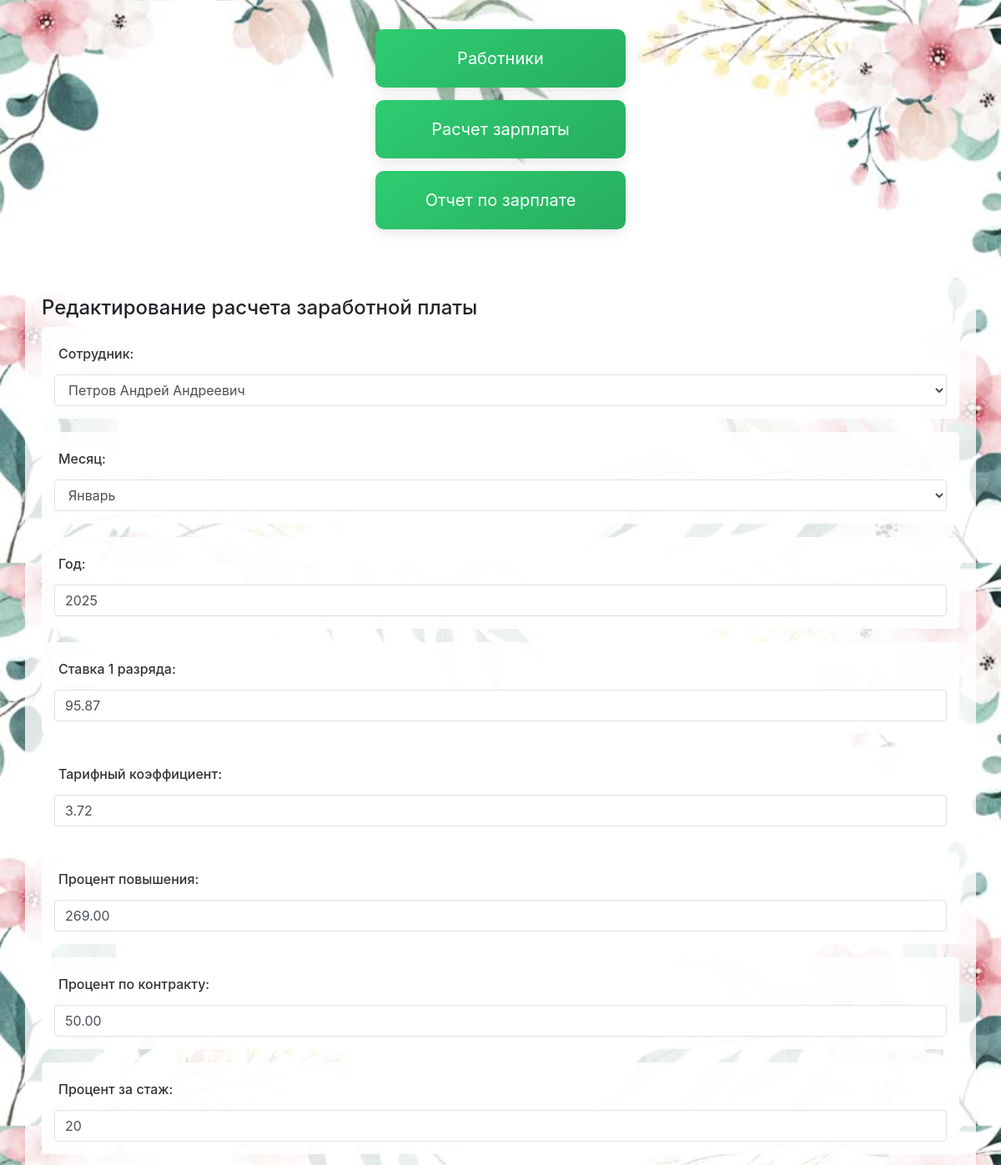
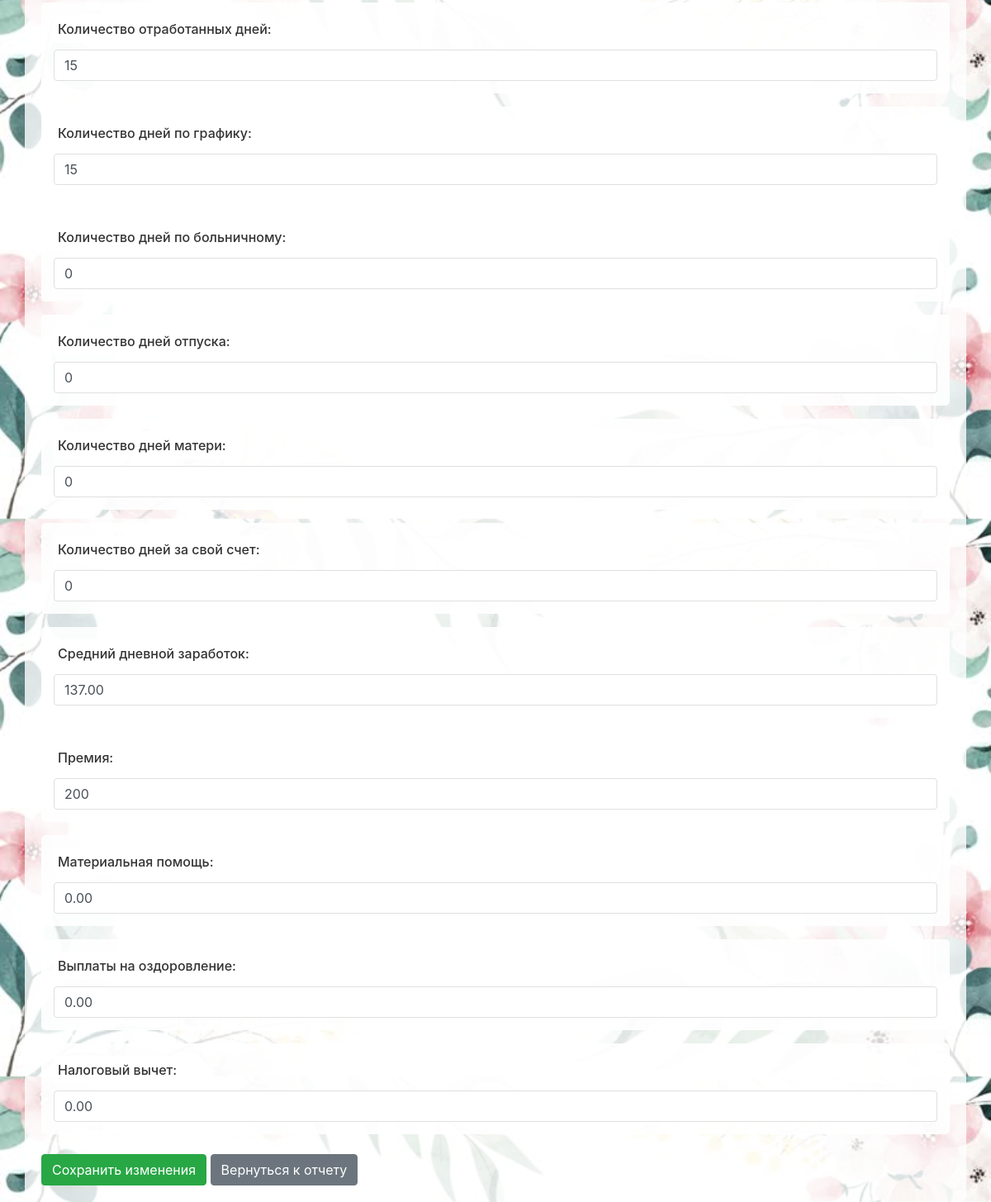
Screenshot of /payroll/salary-edit/26/ with the database file from the repository (2 pictures, top to bottom).
### payroll/models.py (models this page shows, shortened)
class EmployeeSalary(models.Model):
    employee = models.ForeignKey(Employee, on_delete=models.CASCADE)
    month = models.IntegerField()
    year = models.IntegerField()
    rate_1 = models.DecimalField(max_digits=10, decimal_places=2, default=0)
    tariff_coef = models.DecimalField(max_digits=5, decimal_places=2, default=0)
    increase_percent = models.DecimalField(max_digits=5, decimal_places=2, default=0)
    contract_percent = models.DecimalField(max_digits=5, decimal_places=2, default=0)
    percent_experience = models.IntegerField(default=0)
    days_worked = models.IntegerField(default=0)
    schedule_days = models.DecimalField(max_digits=5, decimal_places=0, default=0)
    sick_days = models.IntegerField(default=0)
    vacation_days = models.DecimalField(max_digits=5, decimal_places=0, default=0)
    maternity_days = models.DecimalField(max_digits=5, decimal_places=0, default=0)
    unpaid_days = models.DecimalField(max_digits=5, decimal_places=0, default=0)
    daily_rate = models.DecimalField(max_digits=10, decimal_places=2, default=0)
    bonus = models.IntegerField(
        verbose_name='Премия',
        default=0
    )
    material_assistance = models.DecimalField(max_digits=10, decimal_places=2, default=0)
    tax_deduction = models.DecimalField(max_digits=10, decimal_places=2, default=0)
    health_payment = models.DecimalField(max_digits=10, decimal_places=2, default=0)
    taxable_income = models.DecimalField(
        max_digits=10,
        decimal_places=2,
        default=0,
        verbose_name='Налогооблагаемая база'
    )
    total_salary = models.DecimalField(max_digits=10, decimal_places=2, default=0)
    final_salary = models.DecimalField(max_digits=10, decimal_places=2, default=0)
    bonus_service = models.DecimalField(max_digits=10, decimal_places=2, default=0)
    sick_pay = models.DecimalField(max_digits=10, decimal_places=2, default=0)
    vacation_pay = models.DecimalField(max_digits=10, decimal_places=2, default=0)
    maternity_pay = models.DecimalField(max_digits=10, decimal_places=2, default=0)
    unpaid_pay = models.DecimalField(max_digits=10, decimal_places=2, default=0)
    created_at = models.DateTimeField(auto_now_add=True)
    income_tax = models.DecimalField(max_digits=10, decimal_places=2, default=0)
    pension_fund = models.DecimalField(max_digits=10, decimal_places=2, default=0)
    union_fee = models.DecimalField(max_digits=10, decimal_places=2, default=0)
    class Meta:
        ordering = ['-created_at']
        db_table = 'payroll_employeesalary'

### payroll/views.py (the view, shortened to what this page needs)
# urls.py: path('salary-edit/<int:pk>/', SalaryEditView.as_view(), name='salary_edit'),
class SalaryEditView(UpdateView):
    model = EmployeeSalary
    form_class = TimeSheetForm
    template_name = 'payroll/salary_edit.html'
    success_url = '/payroll/salary-report/'
    def get_initial(self):
        initial = super().get_initial()
        obj = self.get_object()
        initial.update({
            'employee': obj.employee,
            'month': obj.month,
            'year': obj.year,
            'days_worked': obj.days_worked,
            'schedule_days': obj.schedule_days,
            'rate_1': obj.rate_1,
            'tariff_coef': obj.tariff_coef,
            'percent_experience': obj.percent_experience,
            'increase_percent': obj.increase_percent,
            'contract_percent': obj.contract_percent,
            'bonus': obj.bonus,
            'sick_days': obj.sick_days,
            'vacation_days': obj.vacation_days,
            'maternity_days': obj.maternity_days,
            'unpaid_days': obj.unpaid_days,
            'daily_rate': obj.daily_rate,
            'material_assistance': obj.material_assistance,
            'health_payment': obj.health_payment,
            'tax_deduction': obj.tax_deduction,
        })
        return initial

### employees/models.py (called while the page is built)
    def __str__(self):
        return f"{self.full_name}"

### payroll/templates/payroll/salary_edit.html (shortened to what this page needs)
{% extends 'base.html' %}
{% block content %}
<div class="container mt-4">
    <h2>Редактирование расчета заработной платы</h2>
    <form method="post">
        <div class="form-group mb-3">
            {{ form.employee.label_tag }}
            {{ form.employee }}
        </div>
        <div class="form-group mb-3">
            {{ form.month.label_tag }}
            {{ form.month }}
        </div>
        <div class="form-group mb-3">
            {{ form.year.label_tag }}
            {{ form.year }}
        </div>
        <div class="form-group mb-3">
            {{ form.rate_1.label_tag }}
            {{ form.rate_1 }}
        </div>
        <div class="form-group mb-3">
            {{ form.tariff_coef.label_tag }}
            {{ form.tariff_coef }}
        </div>
        <div class="form-group mb-3">
            {{ form.increase_percent.label_tag }}
            {{ form.increase_percent }}
        </div>
        <div class="form-group mb-3">
            {{ form.contract_percent.label_tag }}
            {{ form.contract_percent }}
        </div>
        <div class="form-group mb-3">
            {{ form.percent_experience.label_tag }}
            {{ form.percent_experience }}
        </div>
        <div class="form-group mb-3">
            {{ form.days_worked.label_tag }}
            {{ form.days_worked }}
        </div>
        <div class="form-group mb-3">
            {{ form.schedule_days.label_tag }}
            {{ form.schedule_days }}
        </div>
        <div class="form-group mb-3">
            {{ form.sick_days.label_tag }}
            {{ form.sick_days }}
        </div>
        <div class="form-group mb-3">
            {{ form.vacation_days.label_tag }}
            {{ form.vacation_days }}
        </div>
        <div class="form-group mb-3">
            {{ form.maternity_days.label_tag }}
            {{ form.maternity_days }}
        </div>
        <div class="form-group mb-3">
            {{ form.unpaid_days.label_tag }}
            {{ form.unpaid_days }}
        </div>
        <div class="form-group mb-3">
            {{ form.daily_rate.label_tag }}
            {{ form.daily_rate }}
        </div>
        <div class="form-group mb-3">
            {{ form.bonus.label_tag }}
            {{ form.bonus }}
        </div>
        <div class="form-group mb-3">
            {{ form.material_assistance.label_tag }}
            {{ form.material_assistance }}
        </div>
        <div class="form-group mb-3">
            {{ form.health_payment.label_tag }}
            {{ form.health_payment }}
        </div>
        <div class="form-group mb-3">
            {{ form.tax_deduction.label_tag }}
            {{ form.tax_deduction }}
        </div>
        <div class="mt-4">
            <button type="submit" class="btn btn-primary me-2" style="outline: none;">Сохранить изменения</button>
            <a href="{% url 'payroll:salary_report' %}" class="btn btn-secondary">Вернуться к отчету</a>
        </div>
    </form>
</div>
{% endblock %}

### static/css/style.css (style rules this page uses)
body { background: url('/static/images/фон.jpg') ; background-color: #ffffff; background-size: contain; min-height: 100vh; }
.form-control { background-color: #fcfcfc; }
.form-group { background-color: rgba(255, 255, 255, 0.9); padding: 15px; border-radius: 5px; margin-bottom: 15px; }
label { color: #333333; font-weight: 500; background-color: rgba(255, 255, 255, 0.9); padding: 5px; border-radius: 3px; }
.form-control { background-color: #ffffff; border: 1px solid #e0e0e0; }
.container { background-color: rgba(255, 255, 255, 0.8); border-radius: 8px; padding: 20px; margin-top: 20px; }
.container h2 { font-size: 24px; }
.btn-primary { background-color: #28a745; border-color: #28a745; color: white; }
select option { background-color: white; color: black; }
select option:hover, select option:checked { background-color: #f8f9fa; color: black; }

### rows the page displays
EmployeeSalary: employee "Петров Андрей Андреевич", month "Январь", year "2025", rate_1 "95.87", tariff_coef "3.72", increase_percent "269.00", contract_percent "50.00", percent_experience "20", days_worked "15", schedule_days "15", sick_days "0", vacation_days "0", maternity_days "0", unpaid_days "0", daily_rate "137.00", bonus "200", material_assistance "0.00", health_payment "0.00", tax_deduction "0.00"
